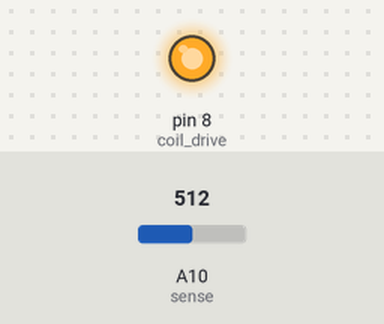
The sketch below on a simulated Arduino Mega 2560, built with avr-gcc and run on an emulated ATmega2560. Parts: output pins drawn as LEDs (lit = HIGH). Dashed ring = blinking. The test bench sets the inputs (shaded band); at power-on: A10 (sense) = 512.

Above: at 1.2 s.
1.3 s: A10 (sense) set to 527
At 1.49 s:
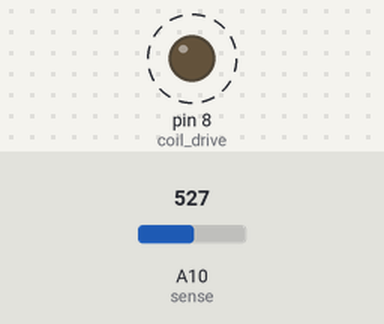
4.3 s: A10 (sense) set to 511
At 4.3 s:
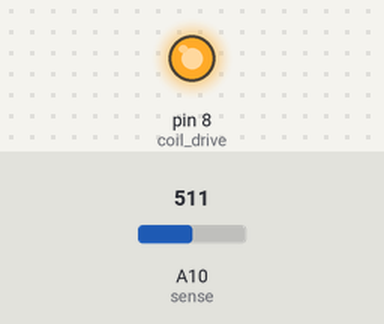
5.8 s: A10 (sense) set to 716
At 5.99 s:
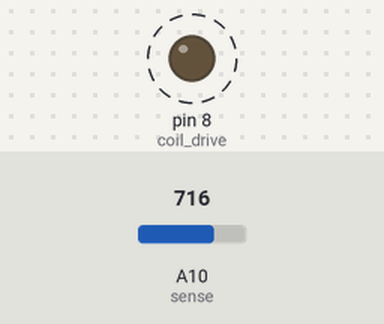
8.8 s: A10 (sense) set to 306
At 8.8 s:
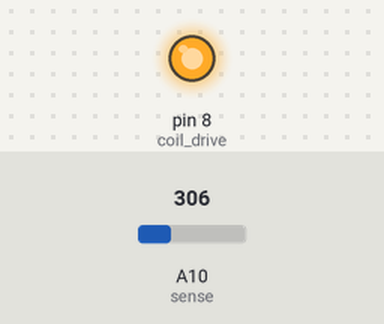
Timing chart, 0 to 11.3 s (numbered marks = the images above; inputs shaded):
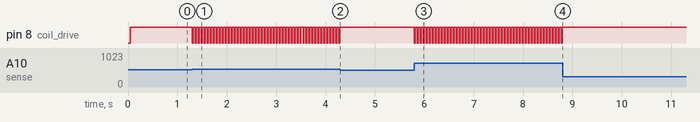

The sketch:

sketch_nov12a.ino
```cpp
#include <LowPower.h>


int sense = A10;
int coil_drive = 8;  //remember that it's inverted due to PMOS.  LOW to drive, HIGH to not drive.

int sensorValue;

int normal_value = 530; //nominal "normal".. ie, no siginal value.
int threshold = 5; //counts over "normal" value.


unsigned long push_time = 20; //push for 20ms past the start of the peak.

bool push; //if i'm pushing!

bool prints = false;

void setup() {
  // put your setup code here, to run once:
  Serial.begin(115200);

  //have to let it sense the analog read when the MOSFET ain't doing nothing... when it's set to an input.
  pinMode(coil_drive,INPUT);
  delay(50);
  normal_value = analogRead(sense);

  pinMode(coil_drive,OUTPUT); //only make it an ouput when i'm pushing.
  digitalWrite(coil_drive,HIGH); //set it off for the time being.
  delay(20); //let it take effect.

}

void loop() {
  // put your main code here, to run repeatedly:
  sensorValue = analogRead(sense);

  if(sensorValue > (normal_value + threshold))
  {
    if(prints)
    {
      Serial.println("PUSH");
      Serial.print("Sensor Value:");
      Serial.println(sensorValue);
      Serial.print("normal Value:");
      Serial.println(normal_value);
    }

    //digitalWrite(led,HIGH);
    digitalWrite(coil_drive,LOW);
    digitalWrite(coil_drive+1,LOW);
    //last_light = millis();


    delay(push_time);

    digitalWrite(coil_drive,HIGH);
    digitalWrite(coil_drive+1,HIGH);

    delay(2*push_time); //allow a reset.  seems to be that the RC curve takes this long to die down.

  }

  if(prints)
  {
    int diff = sensorValue - normal_value;
    Serial.println(diff);
  }

  delayMicroseconds(500);
}

void push_ms(int tim) //blocking push for a certian time.
{
    digitalWrite(coil_drive,LOW);
    digitalWrite(coil_drive+1,LOW);
    delay(tim);
    digitalWrite(coil_drive,HIGH);
    digitalWrite(coil_drive+1,HIGH);
}
```

Measured:
- the behaviour switches between 517 and 518 on A10 (sense) (found by bisection; images 0 and 1)
- after the input at 1.3 s, pin 8 (coil_drive): alternates HIGH for 0.04 s and LOW for 0.02 s, starting at once
- after the input at 4.3 s, pin 8 (coil_drive): stops changing and stays HIGH
- after the input at 5.8 s, pin 8 (coil_drive): alternates HIGH for 0.04 s and LOW for 0.02 s, starting at once
- after the input at 8.8 s, pin 8 (coil_drive): stops changing and stays HIGH
